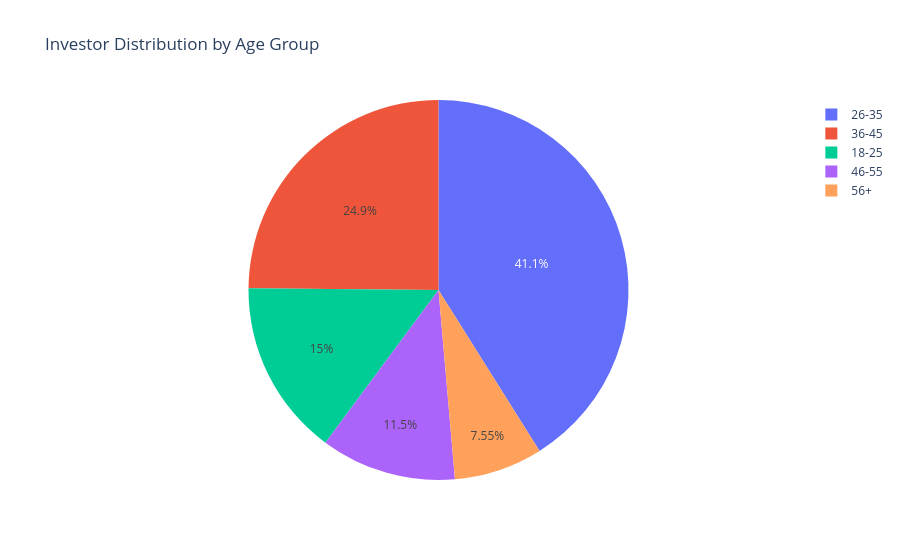

Source (notebook cell):
### Markdown cell above
## 5. Investor demographics

### Code cell
age_distribution = transactions["age_group"].value_counts().reset_index()
age_distribution.columns = ["age_group", "count"]

fig = px.pie(age_distribution, names="age_group", values="count", title="Investor Distribution by Age Group")

plt.figure(figsize=(9, 7))
plt.pie(age_distribution["count"], labels=age_distribution["age_group"], autopct="%1.1f%%", startangle=90)
plt.title("Investor Distribution by Age Group")
plt.tight_layout()
plt.savefig(REPORTS_DIR / "eda_age_distribution.png", dpi=220, bbox_inches="tight")
plt.close()
fig.show()

### Figure 1 — Plotly figure (JSON) as saved in the notebook; plotly's stock layout.template omitted (floating-point values rounded to 4 significant figures)
{"data": [{"domain": {"x": [0, 1], "y": [0, 1]}, "hovertemplate": "age_group=%{label}<br>count=%{value}<extra></extra>", "labels": ["26-35", "36-45", "18-25", "46-55", "56+"], "legendgroup": "", "name": "", "showlegend": true, "type": "pie", "values": [13463, 8146, 4916, 3779, 2474]}], "layout": {"legend": {"tracegroupgap": 0}, "title": {"text": "Investor Distribution by Age Group"}}}
